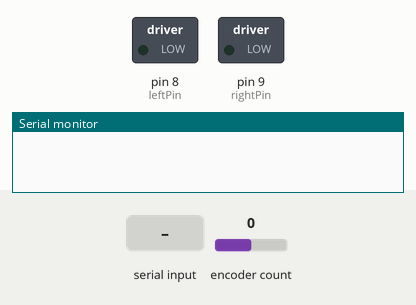
A sketch run on a simulated Arduino Uno, built with avr-gcc and run on an emulated ATmega328P. On the bench: switched loads named in the sketch (green lamp = pin HIGH), the last lines printed to the serial monitor. The inputs (shaded band) are chosen by the test bench; at power-on: encoder count 0.

Above: at 1.2 s.
1.3 s: encoder count set to 1
At 1.7 s:
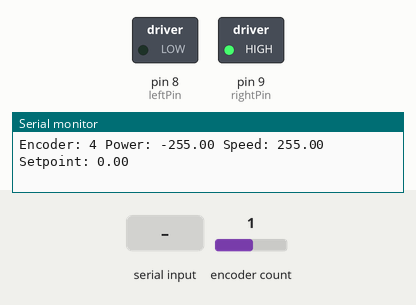
2.8 s: encoder count set to 0
At 4.0 s:
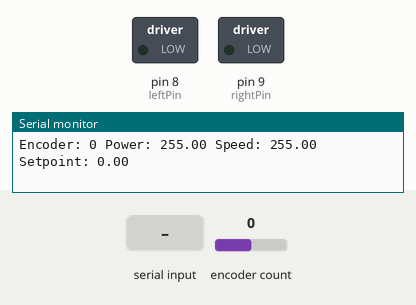
5.8 s: "200\n" received over Serial
At 6.4 s:
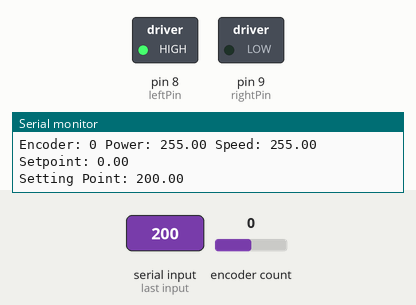
7.3 s: "30,150\n" received over Serial
At 7.6 s:
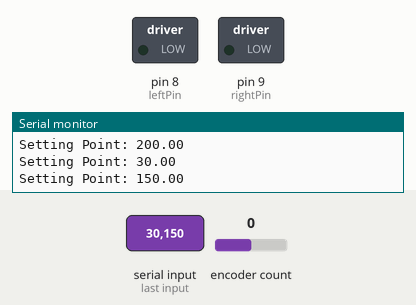
Timing chart, 0 to 9.8 s (numbered marks = the images above; inputs shaded):
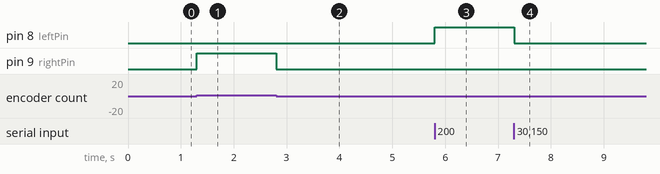

The sketch:

encoder_and_motor_v02.ino
```cpp
#include <Encoder.h>
#include <PID_v1.h>

// Change these two numbers to the pins connected to your encoder.
//   Best Performance: both pins have interrupt capability
//   Good Performance: only the first pin has interrupt capability
//   Low Performance:  neither pin has interrupt capability
Encoder myEnc(20, 21);
//   avoid using pins with LEDs attached

int leftPin = 8;
int rightPin = 9;
int tempVar = 0;

unsigned long previousMillis = 0;
const long interval = 1;

double Pk1 = 0.65;
double Ik1 = 0.0;
double Dk1 = Pk1 * 1;
double Setpoint1, Input1, Output1, Output1a;    // PID variables position

double Pk2 = 6;
double Ik2 = 0;
double Dk2 = 0;
double Setpoint2, Input2, Output2, Output2a;    // PID variables velocity

long encValue;
long lastEncValue;
unsigned long diff = 0;


PID PID1(&Input1, &Output1, &Setpoint1, Pk1, Ik1 , Dk1, DIRECT);
PID PID2(&Input2, &Output2, &Setpoint2, Pk2, Ik2 , Dk2, DIRECT);

void setup() {
  Serial.begin(9600);

  int result2  = digitalPinToInterrupt(2);
  int result3  = digitalPinToInterrupt(3);

  PID1.SetMode(AUTOMATIC);
  PID1.SetOutputLimits(-255, 255);
  PID1.SetSampleTime(interval);

  PID2.SetMode(AUTOMATIC);
  PID2.SetOutputLimits(-255, 255);
  PID2.SetSampleTime(interval);

  pinMode(leftPin, OUTPUT);
  pinMode(rightPin, OUTPUT);
  Setpoint1 = 0;
  Setpoint2 = 64;
}

int speed = 0;
int dir = 1;
void loop() {
  unsigned long currentMillis = millis();
  if (currentMillis - previousMillis >= interval) {
    previousMillis = currentMillis;
    encValue = myEnc.read();
    diff = abs(encValue - lastEncValue);

    //speed += dir;
    Input1 = encValue;
    PID1.Compute();

    Input2 = diff;
    PID2.Compute();

    //if(speed > 255 || speed < 0) {
    //   dir = dir * -1;
//}

    if(encValue != lastEncValue) {
    // if(0){
      Serial.print("Encoder: ");
      Serial.print(encValue);
      Serial.print(" Power: ");
      Serial.print(Output1);
      Serial.print(" Speed: ");
      Serial.print(Output2);
      Serial.print(" Setpoint: ");
      Serial.print(Setpoint1);
      Serial.println("");
    }
    lastEncValue = encValue;
    /*
    analogWrite(leftPin, speed);
    digitalWrite(rightPin, LOW);
    */

    if(Output1 > 20){
      Output1a = abs(Output1);
      Output1a = constrain(Output1a,0,abs(Output2));
      analogWrite(leftPin, Output1a);
      digitalWrite(rightPin, LOW);
    } else if( Output1 < -20){
      Output1a = abs(Output1);
      Output1a = constrain(Output1a, 0, abs(Output2));
      digitalWrite(leftPin, LOW);
      analogWrite(rightPin, Output1a);
    }
    if (Output1 == 0){
      digitalWrite(leftPin, LOW);
      digitalWrite(rightPin, LOW);
    }

   if(Serial.available()){
      int test = Serial.parseInt();

      if(test) {
        Setpoint1 = test;
      }
      Serial.print("Setting Point: ");
      Serial.println(Setpoint1);
      Setpoint2 = 128;
    }
  }
}
```

Measured:
- after the input at 1.3 s, pin 9 (rightPin): LOW → HIGH at once
- after the input at 2.8 s, pin 9 (rightPin): HIGH → LOW at once
- after the input at 5.8 s, pin 8 (leftPin): LOW → HIGH at once
- after the input at 7.3 s, pin 8 (leftPin): HIGH → LOW at once
